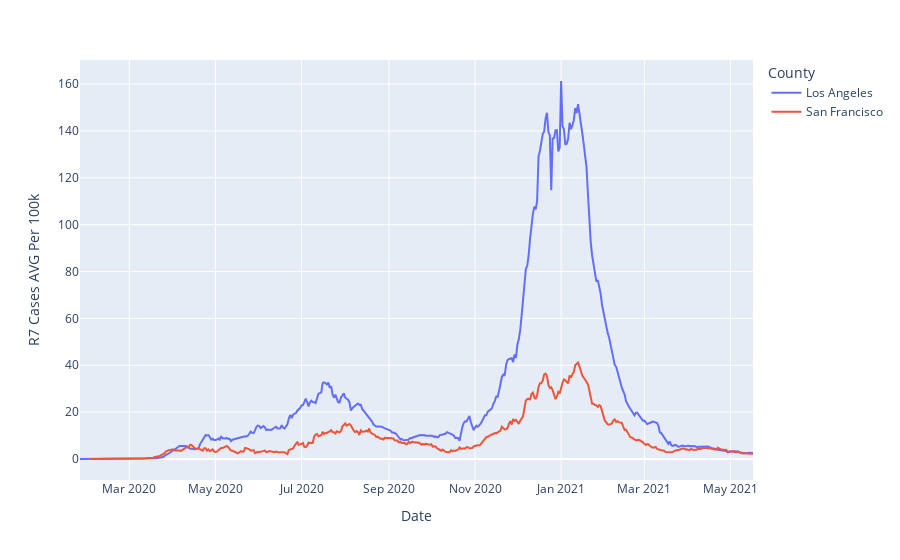

The cell this chart's notebook holds for it:
### Code cell
fig = px.line(filtered_covid, x='Date', y='R7 Cases AVG Per 100k', color='County')
fig.show()

### Figure 1 — Plotly figure (JSON) as saved in the notebook; plotly's stock layout.template omitted (floating-point values rounded to 4 significant figures; data arrays with more than 128 entries replaced by an {"elided": "..."} marker saying what was removed)
{"data": [{"hovertemplate": "County=Los Angeles<br>Date=%{x}<br>R7 Cases AVG Per 100k=%{y}<extra></extra>", "legendgroup": "Los Angeles", "line": {"color": "#636efa", "dash": "solid"}, "mode": "lines", "name": "Los Angeles", "orientation": "v", "showlegend": true, "type": "scatter", "x": {"elided": "478 str values"}, "xaxis": "x", "y": {"elided": "478 float values"}, "yaxis": "y"}, {"hovertemplate": "County=San Francisco<br>Date=%{x}<br>R7 Cases AVG Per 100k=%{y}<extra></extra>", "legendgroup": "San Francisco", "line": {"color": "#EF553B", "dash": "solid"}, "mode": "lines", "name": "San Francisco", "orientation": "v", "showlegend": true, "type": "scatter", "x": {"elided": "471 str values"}, "xaxis": "x", "y": {"elided": "471 float values"}, "yaxis": "y"}], "layout": {"legend": {"title": {"text": "County"}, "tracegroupgap": 0}, "margin": {"t": 60}, "xaxis": {"anchor": "y", "domain": [0, 1], "title": {"text": "Date"}}, "yaxis": {"anchor": "x", "domain": [0, 1], "title": {"text": "R7 Cases AVG Per 100k"}}}}
